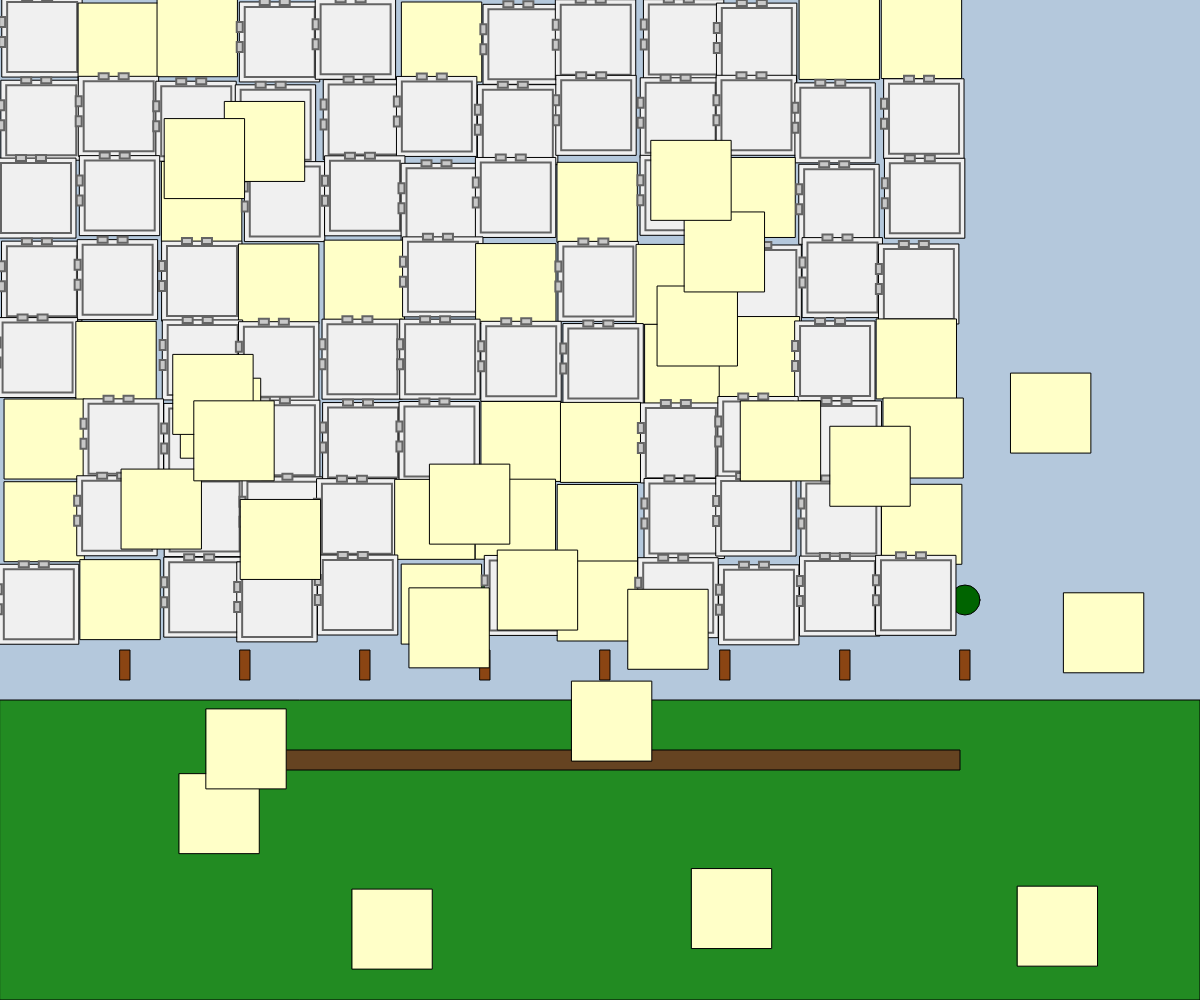
Frame 1 (no input)
Frame 60 (no input): identical to frame 1, image omitted
Frame 120 (the mouse pressed at the canvas centre since frame 60): identical to frame 1, image omitted

The p5.js sketch that drew this single still picture (run headless with seeded random() and noise() and a simulated clock; from frame 60 on, the mouse is pressed at the canvas centre):

// p5.js sketch
// ── sketch.js
let puzzlePieces = [];
let loosePieces = [];
let draggedPiece = null;
let dragOffsetX = 0;
let dragOffsetY = 0;

function setup() {
  createCanvas(windowWidth, windowHeight);
  
  // Create a landscape scene with jigsaw pieces
  const numPieces = 120;
  const pieceSize = 80;
  
  for (let i = 0; i < numPieces; i++) {
    let x, y;
    let connected = false;
    
    // Place most pieces in a grid pattern
    if (i < numPieces * 0.8) {
      x = (i % 12) * pieceSize + random(-5, 5);
      y = floor(i / 12) * pieceSize + random(-5, 5);
      
      // Occasionally make some pieces loose
      if (random() < 0.3) {
        connected = false;
        loosePieces.push(i);
      } else {
        connected = true;
      }
    } else {
      // Place remaining pieces randomly at edges
      x = random(width * 0.1, width * 0.9);
      y = random(height * 0.1, height * 0.9);
      connected = false;
      loosePieces.push(i);
    }
    
    puzzlePieces.push({
      id: i,
      x: x,
      y: y,
      size: pieceSize,
      connected: connected,
      originalX: x,
      originalY: y
    });
  }
}

function draw() {
  background(180, 200, 220); // Sky blue background
  
  // Draw the landscape scene (simplified with rectangles and shapes)
  fill(34, 139, 34); // Green for grass
  rect(0, height * 0.7, width, height * 0.3);
  
  fill(101, 67, 33); // Brown for dirt path
  rect(width * 0.2, height * 0.75, width * 0.6, 20);
  
  // Draw some trees
  fill(139, 69, 19); // Brown for tree trunks
  for (let i = 0; i < 8; i++) {
    rect(width * 0.1 + i * 0.1 * width, height * 0.65, 10, 30);
  }
  
  fill(0, 100, 0); // Green for tree tops
  for (let i = 0; i < 8; i++) {
    ellipse(width * 0.1 + i * 0.1 * width + 5, height * 0.6, 30, 30);
  }
  
  // Draw puzzle pieces
  for (let piece of puzzlePieces) {
    stroke(0);
    strokeWeight(1);
    
    if (piece.connected) {
      fill(240, 240, 240);
    } else {
      fill(255, 255, 200);
    }
    
    // Draw jigsaw piece shape
    rect(piece.x, piece.y, piece.size, piece.size);
    
    // Add some details to show interlocking
    if (piece.connected) {
      noFill();
      stroke(100);
      strokeWeight(2);
      rect(piece.x + 5, piece.y + 5, piece.size - 10, piece.size - 10);
      
      // Draw interlocking tabs
      fill(200);
      rect(piece.x + 20, piece.y - 3, 10, 6);
      rect(piece.x + 40, piece.y - 3, 10, 6);
      rect(piece.x - 3, piece.y + 20, 6, 10);
      rect(piece.x - 3, piece.y + 40, 6, 10);
    }
  }
}

function mousePressed() {
  // Check if we clicked on a loose piece
  for (let i = puzzlePieces.length - 1; i >= 0; i--) {
    let piece = puzzlePieces[i];
    
    if (!piece.connected && 
        mouseX > piece.x && 
        mouseX < piece.x + piece.size &&
        mouseY > piece.y && 
        mouseY < piece.y + piece.size) {
      
      draggedPiece = piece;
      dragOffsetX = piece.x - mouseX;
      dragOffsetY = piece.y - mouseY;
      return false; // Prevent default behavior
    }
  }
}

function mouseDragged() {
  if (draggedPiece) {
    draggedPiece.x = mouseX + dragOffsetX;
    draggedPiece.y = mouseY + dragOffsetY;
    
    // Ensure the piece stays within canvas bounds
    draggedPiece.x = constrain(draggedPiece.x, 0, width - draggedPiece.size);
    draggedPiece.y = constrain(draggedPiece.y, 0, height - draggedPiece.size);
  }
}

function mouseReleased() {
  draggedPiece = null;
}

function windowResized() {
  resizeCanvas(windowWidth, windowHeight);
}
